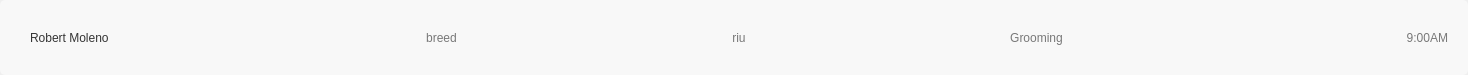
<?xml version="1.0" encoding="UTF-8"?>
<ui version="4.0">
 <class>Form</class>
 <widget class="QWidget" name="Form">
  <property name="geometry">
   <rect>
    <x>0</x>
    <y>0</y>
    <width>1468</width>
    <height>75</height>
   </rect>
  </property>
  <property name="windowTitle">
   <string>Form</string>
  </property>
  <layout class="QHBoxLayout" name="horizontalLayout">
   <property name="spacing">
    <number>8</number>
   </property>
   <property name="leftMargin">
    <number>0</number>
   </property>
   <property name="topMargin">
    <number>0</number>
   </property>
   <property name="rightMargin">
    <number>0</number>
   </property>
   <property name="bottomMargin">
    <number>0</number>
   </property>
   <item>
    <widget class="QFrame" name="homeAppointments">
     <property name="sizePolicy">
      <sizepolicy hsizetype="Expanding" vsizetype="Expanding">
       <horstretch>0</horstretch>
       <verstretch>0</verstretch>
      </sizepolicy>
     </property>
     <property name="minimumSize">
      <size>
       <width>0</width>
       <height>75</height>
      </size>
     </property>
     <property name="layoutDirection">
      <enum>Qt::LeftToRight</enum>
     </property>
     <property name="styleSheet">
      <string notr="true">#homeAppointments{
	background-color:rgb(248, 248, 248);
	border-radius : 5px;
	border-bottom: #272727;
	border-right: #272727;}
#homeAppointments:hover{
	background-color:#FBD496;
}</string>
     </property>
     <property name="frameShape">
      <enum>QFrame::StyledPanel</enum>
     </property>
     <property name="frameShadow">
      <enum>QFrame::Raised</enum>
     </property>
     <layout class="QHBoxLayout" name="horizontalLayout_2">
      <property name="spacing">
       <number>70</number>
      </property>
      <property name="leftMargin">
       <number>30</number>
      </property>
      <property name="topMargin">
       <number>0</number>
      </property>
      <property name="rightMargin">
       <number>20</number>
      </property>
      <property name="bottomMargin">
       <number>0</number>
      </property>
      <item>
       <widget class="QLabel" name="appointmentOwner">
        <property name="maximumSize">
         <size>
          <width>284</width>
          <height>16777215</height>
         </size>
        </property>
        <property name="styleSheet">
         <string notr="true">font: 81 14pt &quot;Montserrat ExtraBold&quot;;
color:rgb(52, 52, 52);</string>
        </property>
        <property name="text">
         <string>Robert Moleno</string>
        </property>
        <property name="wordWrap">
         <bool>true</bool>
        </property>
       </widget>
      </item>
      <item>
       <widget class="QLabel" name="appointmentBreed">
        <property name="maximumSize">
         <size>
          <width>284</width>
          <height>16777215</height>
         </size>
        </property>
        <property name="styleSheet">
         <string notr="true">font: 57 12pt &quot;Montserrat Medium&quot;;
color: rgb(120, 120, 120);</string>
        </property>
        <property name="text">
         <string>breed</string>
        </property>
        <property name="alignment">
         <set>Qt::AlignCenter</set>
        </property>
       </widget>
      </item>
      <item>
       <widget class="QLabel" name="appointmentPet">
        <property name="maximumSize">
         <size>
          <width>284</width>
          <height>16777215</height>
         </size>
        </property>
        <property name="styleSheet">
         <string notr="true">font: 57 12pt &quot;Montserrat Medium&quot;;
color: rgb(120, 120, 120);</string>
        </property>
        <property name="text">
         <string>riu</string>
        </property>
        <property name="alignment">
         <set>Qt::AlignCenter</set>
        </property>
       </widget>
      </item>
      <item>
       <widget class="QLabel" name="appointmentService">
        <property name="maximumSize">
         <size>
          <width>284</width>
          <height>16777215</height>
         </size>
        </property>
        <property name="styleSheet">
         <string notr="true">font: 57 12pt &quot;Montserrat Medium&quot;;
color: rgb(120, 120, 120);</string>
        </property>
        <property name="text">
         <string>Grooming</string>
        </property>
        <property name="alignment">
         <set>Qt::AlignCenter</set>
        </property>
       </widget>
      </item>
      <item>
       <widget class="QLabel" name="appointmentTime">
        <property name="styleSheet">
         <string notr="true">font: 57 12pt &quot;Montserrat Medium&quot;;
color: rgb(120, 120, 120);</string>
        </property>
        <property name="text">
         <string>9:00AM</string>
        </property>
        <property name="alignment">
         <set>Qt::AlignRight|Qt::AlignTrailing|Qt::AlignVCenter</set>
        </property>
        <property name="margin">
         <number>50</number>
        </property>
       </widget>
      </item>
     </layout>
    </widget>
   </item>
  </layout>
 </widget>
 <resources/>
 <connections/>
</ui>
